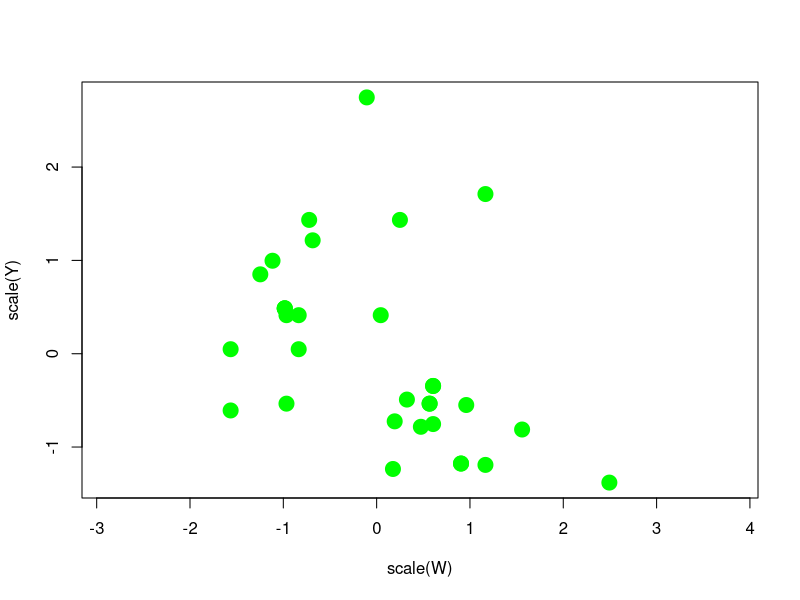
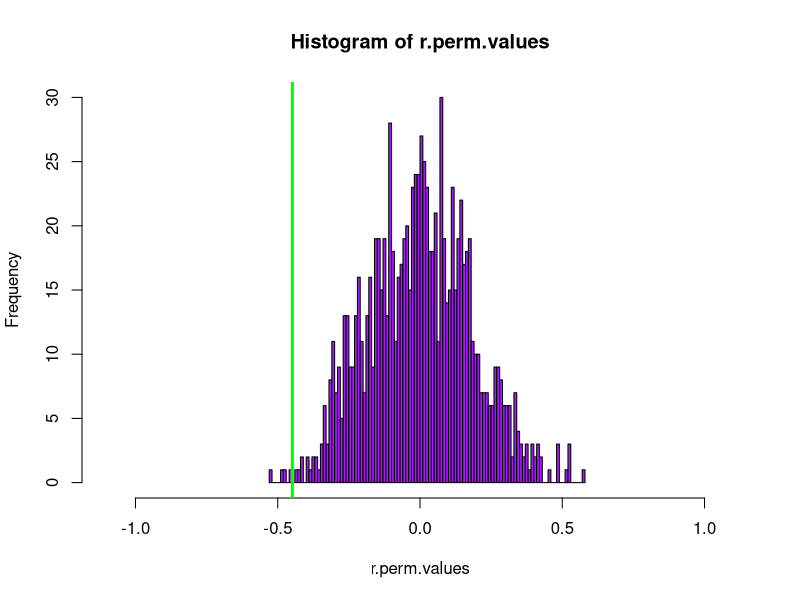
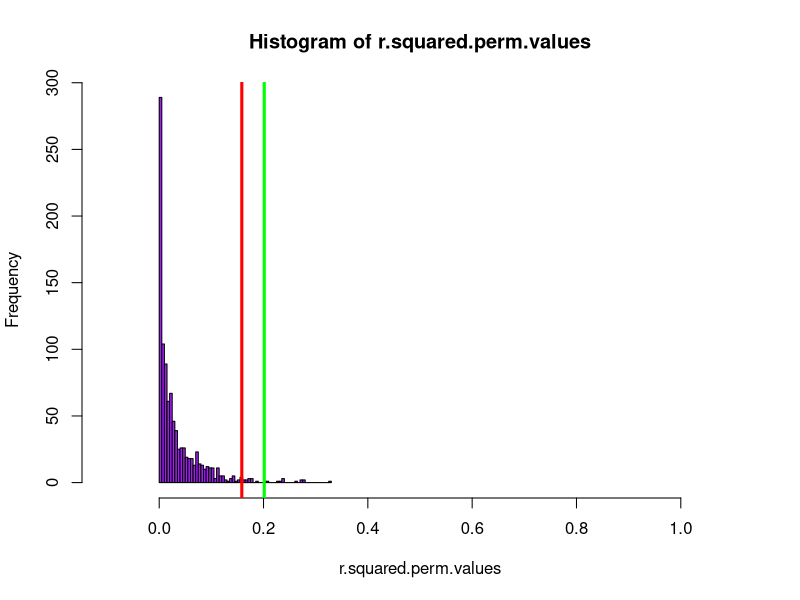
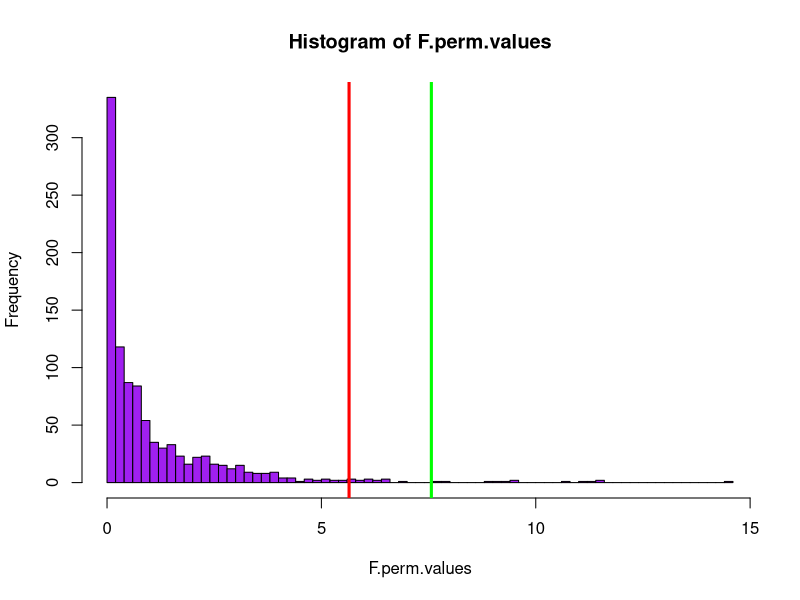

Write the R code that produced these figures, in order.


#rm(list=ls()) #run this to clear the workspace.

#load the data.
data(mtcars)
	#miles per gallon
W <- mtcars$drat
	#weight
Y <- mtcars$hp


##Visualize
#dev.new()
#plot(W,Y,col="green",cex=3,pch=20,asp=1)  ##doesn't make much sense to plot them in their units!
dev.new()
plot(scale(W),scale(Y),col="green",cex=3,pch=20,asp=1)


##Compute the r, r-squared, F, and p values.
r.value <- cor(W, Y)
r.squared <- r.value^2
F.value <- (r.squared/(1-r.squared)) * (length(W) - 2)
p.value <- 1-pf(F.value,1,length(W)-2)


###Permutation
#a single example of a permutation resampling
perm.indices <- sample(1:length(W),length(W),FALSE)
W.perm <- W[perm.indices]
perm.cor <- cor(W.perm,Y)


##set up for the permutation
nperms <- 1000
r.perm.values <- matrix(0,nperms,1)
r.squared.perm.values <- matrix(0,nperms,1)
F.perm.values <- matrix(0,nperms,1)


for(i in 1:nperms){
	
	perm.indices <- sample(1:length(W),length(W),FALSE)
	W.perm <- W[perm.indices]
	r.perm.values[i,1] <- cor(W.perm,Y)
	
}
##some clean up
r.perm.values <- replace(r.perm.values,is.na(r.perm.values),0)
r.perm.values <- replace(r.perm.values,is.nan(r.perm.values),0)
r.perm.values <- replace(r.perm.values,is.infinite(r.perm.values),0)

r.squared.perm.values <- r.perm.values^2
F.perm.values <- ((r.squared.perm.values)/(1-r.squared.perm.values)) * (length(W) - 2)



dev.new()
h<-hist(r.perm.values,breaks=100,xlim=c(-1.1,1.1),col="purple")
abline(v=r.value,col="green",lwd=3)


dev.new()
hist(r.squared.perm.values,breaks=100,xlim=c(-0.1,1.1),col="purple")
abline(v=quantile(r.squared.perm.values,probs=c(0.975)),col="red",lwd=3)
abline(v=r.squared,col="green",lwd=3)


dev.new()
hist(F.perm.values,breaks=100,col="purple")
abline(v=quantile(F.perm.values,probs=c(0.975)),col="red",lwd=3)
abline(v=F.value,col="green",lwd=3)
